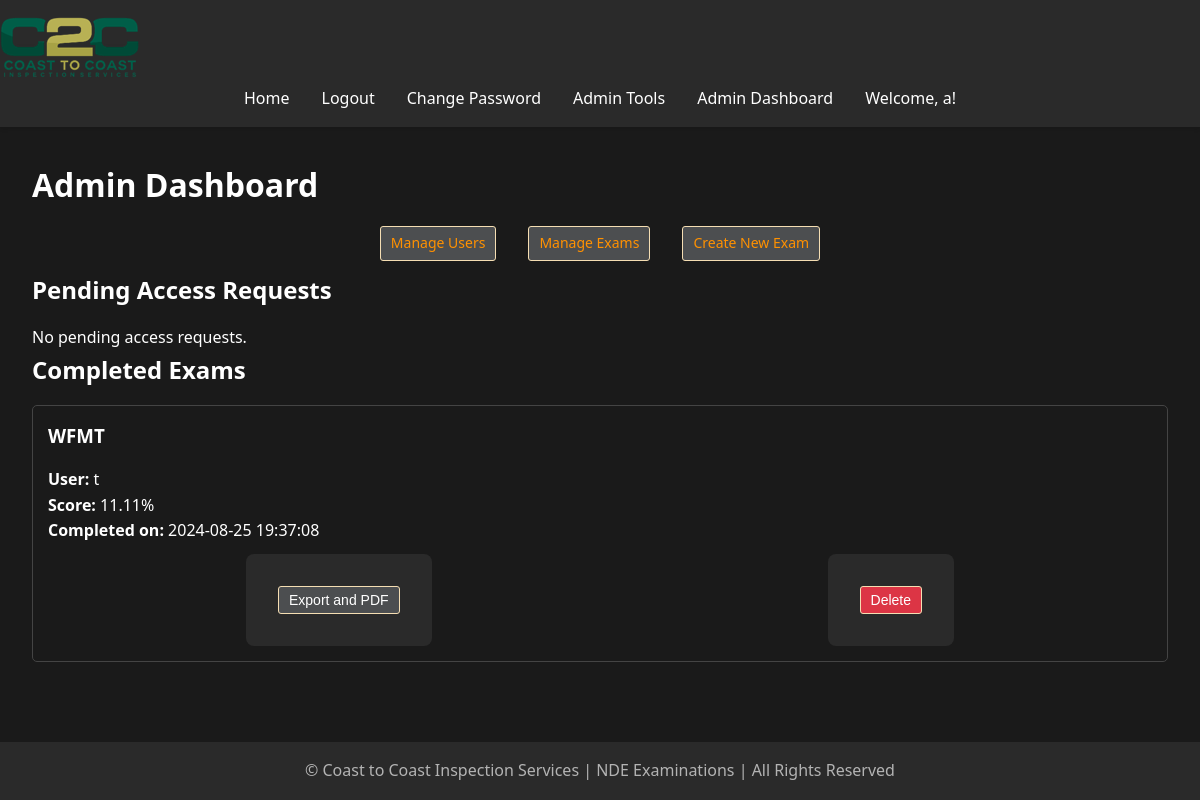
The app's page /admin/dashboard (signed in), older data.
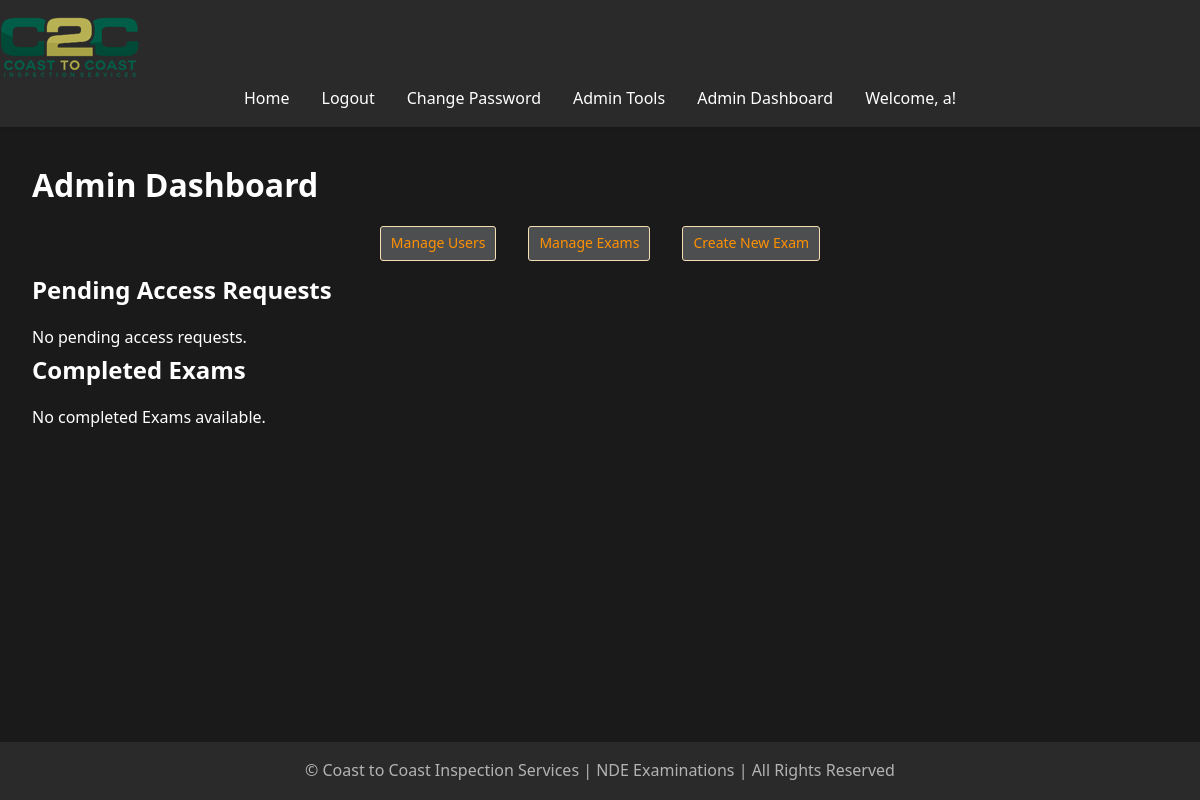
The same page, newer data.
### models.py (models this page shows, shortened)
class ExamResult(db.Model):
    id = Column(Integer, primary_key=True)
    user_id = Column(Integer, ForeignKey('user.id', ondelete='CASCADE'), nullable=False)
    exam_id = Column(Integer, ForeignKey('exam.id', ondelete='CASCADE'), nullable=False)
    score = Column(Float, nullable=False)
    date_submitted = Column(DateTime, default=datetime.utcnow)
    user = relationship('User', back_populates='exam_results')
    exam = relationship('Exam', back_populates='exam_results')
    missed_questions = relationship('MissedQuestion', back_populates='exam_result', cascade='all, delete-orphan')

class Exam(db.Model):
    __tablename__ = 'exam'
    id = db.Column(db.Integer, primary_key=True)
    title = db.Column(db.String(100), nullable=False)
    question_count = db.Column(db.Integer, nullable=False, default=10)
    exam_results = relationship('ExamResult', back_populates='exam', cascade='all, delete-orphan')
    questions = relationship('Question', back_populates='exam', cascade='all, delete-orphan')
    accesses = db.relationship('ExamAccess', back_populates='exam', lazy=True, cascade="all, delete-orphan")
    access_requests = db.relationship('ExamAccessRequest', back_populates='exam', lazy=True, cascade="all, delete-orphan")

class User(UserMixin, db.Model):
    id = db.Column(db.Integer, primary_key=True)
    username = db.Column(db.String(80), unique=True, nullable=False)
    password = db.Column(db.String(120), nullable=False)
    is_admin = db.Column(db.Boolean, default=False)
    exam_results = db.relationship('ExamResult', back_populates='user', lazy=True)
    accesses = db.relationship('ExamAccess', back_populates='user', lazy=True)
    access_requests = db.relationship('ExamAccessRequest', back_populates='user', lazy=True)

### app.py (the view)
@app.route('/admin/dashboard')
@login_required
def admin_dashboard():
    if not current_user.is_admin:
        flash('You do not have permission to access this page.', 'error')
        return redirect(url_for('home'))
    completed_exams = ExamResult.query.all()  # Ensure this query is executed correctly
    pending_requests = ExamAccessRequest.query.filter_by(status='pending').all()
    return render_template('admin_dashboard.html', completed_exams= [] or completed_exams, pending_requests=pending_requests)

### app.py (called while the page is built)
@app.before_request
def reset_session_on_navigation():
    exam_endpoints = ['take_exam', 'submit_exam']
    current_endpoint = request.endpoint
    if current_endpoint is None:
        return

@app.context_processor
def utility_processor():
    def format_pacific_time(utc_dt):
        pacific_time = utc_to_pacific(utc_dt)
        return pacific_time.strftime('%Y-%m-%d %I:%M:%S %p %Z')
    return dict(format_pacific_time=format_pacific_time)

@login_manager.user_loader
def load_user(user_id):
    return User.query.get(int(user_id))

@app.before_request
def manage_exam_session():
    if 'start_new_exam' in request.args:
        session.pop('answers', None)
        session.pop('flagged', None)
        session.pop('current_index', None)
        session.pop('start_time', None)
    elif 'exam_submitted' in session and request.endpoint != 'exam_results':
        session.pop('answers', None)
        session.pop('flagged', None)
        session.pop('current_index', None)
        session.pop('start_time', None)
        session.pop('exam_submitted', None)

### templates/admin_dashboard.html (shortened to what this page needs)
{% extends "base.html" %}
{% block content %}
    <h1>Admin Dashboard</h1>
    <nav>
        <ul style="list-style-type: none; padding: 0;">
            <li style="margin-bottom: 10px;">
                <a href="{{ url_for('manage_users') }}" class="btn btn-secondary" style="color:rgb(255, 145, 0);">Manage Users</a>
            </li>
            <li style="margin-bottom: 10px;">
                <a href="{{ url_for('manage_exams') }}" class="btn btn-secondary" style="color:rgb(255, 145, 0);">Manage Exams</a>
            </li>
            <li style="margin-bottom: 10px;">
                <a href="{{ url_for('create_exam') }}" class="btn btn-secondary" style="color:rgb(255, 145, 0);">Create New Exam</a>
            </li>
        </ul>
    </nav>
    <h2>Pending Access Requests</h2>
    {% if pending_requests %}
        <ul style="list-style-type: none; padding: 0;">
            {% for request in pending_requests %}
                <li style="margin-bottom: 10px; border-bottom: 1px solid white; max-width: 600px; padding: 10px; min-height: 100px; display: flex; align-items: center;">
                    <div style="flex-grow: 1;">
                        <p><strong>User:</strong> {{ request.user.username }}</p>
                        <p><strong>Exam:</strong> {{ request.exam.title }}</p>
                        <p><strong>Requested on:</strong> {{ request.request_date.strftime('%Y-%m-%d %H:%M:%S') }}</p>
                    </div>
                    <div style="display: flex; flex-direction: column; gap: 5px;">
                        <form action="{{ url_for('approve_access', request_id=request.id) }}" method="POST" style="display:inline;">
                            <button type="submit" class="btn btn-primary btn-sm">Approve</button>
                        </form>
                        <form action="{{ url_for('admin_deny_access', request_id=request.id) }}" method="POST" style="display:inline;">
                            <button type="submit" class="btn btn-danger btn-sm" onclick="return confirm('Are you sure you want to deny this request?');">Deny</button>
                        </form>
                    </div>
                </li>
            {% endfor %}
        </ul>
    {% else %}
        <p>No pending access requests.</p>
    {% endif %}
    <h2>Completed Exams</h2>
    {% if completed_exams %}
        <ul style="list-style-type: none; padding: 0;">
            {% for exam_result in completed_exams %}
                <li style="margin-bottom: 20px; border: 1px solid #444; padding: 15px; border-radius: 5px;">
                    <div>
                        <h3 style="margin-top: 0;">{{ exam_result.exam.title }}</h3>
                        <p><strong>User:</strong> {{ exam_result.user.username }}</p>
                        <p><strong>Score:</strong> {{ "%.2f"|format(exam_result.score) }}%</p>
                        <p><strong>Completed on:</strong> {{ exam_result.date_submitted.strftime('%Y-%m-%d %H:%M:%S') }}</p>
                    </div>
                    <div style="display: flex; justify-content: space-between; margin-top: 10px;">
                        <form action="{{ url_for('export_exam_result', exam_result_id=exam_result.id) }}" method="GET" style="display:inline;">
                            <button type="submit" class="btn btn-secondary btn-sm">Export and PDF</button>
                        </form>
                        <form action="{{ url_for('delete_completed_exam', exam_result_id=exam_result.id) }}" method="POST" style="display:inline;">
                            <button type="submit" class="btn btn-danger btn-sm" onclick="return confirm('Are you sure you want to delete this exam result?');">Delete</button>
                        </form>
                    </div>
                </li>
            {% endfor %}
        </ul>
    {% else %}
        <p>No completed Exams available.</p>
    {% endif %}
{% endblock %}

Row changes from the older to the newer data that the page shows:
removed ExamResult: exam "WFMT", user.username "t", score "11.11", date_submitted "2024-08-25 19:37:08"
Text that changed along with them:
text now shown: "No completed Exams available."
